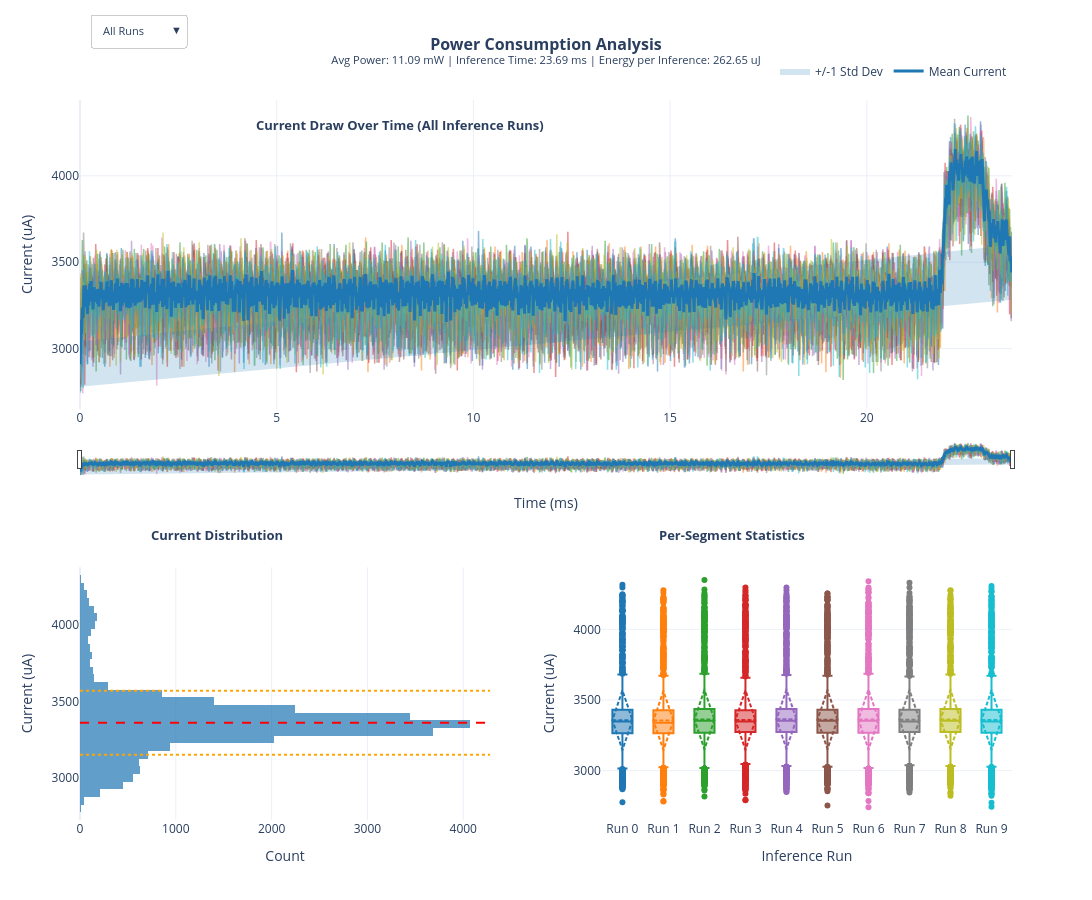

Notebook source saved alongside this figure:
### Markdown cell above
## Visualize Power Consumption plots

### Code cell
# The raw power samples come down as a zip -- unzip to get the CSV out.
import zipfile

with zipfile.ZipFile('power_samples.zip') as z:
    z.extract('ppk2_samples.csv')

# Visualize with the library's own power-analysis dashboard
# (requires pandas + plotly: pip install -e ".[viz]")
from mimaas.viz import plot_power_analysis

fig = plot_power_analysis('ppk2_samples.csv')
fig.show()

### Figure 1 — Plotly figure (JSON) as saved in the notebook; plotly's stock layout.template omitted (floating-point values rounded to 4 significant figures; data arrays with more than 128 entries replaced by an {"elided": "..."} marker saying what was removed)
{"data": [{"hovertemplate": "Run %{text}<br>Time: %{x:.2f} ms<br>Current: %{y:.1f} uA<extra></extra>", "line": {"color": "#1f77b4", "width": 1.5}, "mode": "lines", "name": "Run 0", "opacity": 0.5, "showlegend": false, "text": {"elided": "2369 str values"}, "type": "scatter", "visible": true, "x": {"elided": "2369 float values"}, "xaxis": "x", "y": {"elided": "2369 float values"}, "yaxis": "y"}, {"hovertemplate": "Run %{text}<br>Time: %{x:.2f} ms<br>Current: %{y:.1f} uA<extra></extra>", "line": {"color": "#ff7f0e", "width": 1.5}, "mode": "lines", "name": "Run 1", "opacity": 0.5, "showlegend": false, "text": {"elided": "2370 str values"}, "type": "scatter", "visible": true, "x": {"elided": "2370 float values"}, "xaxis": "x", "y": {"elided": "2370 float values"}, "yaxis": "y"}, {"hovertemplate": "Run %{text}<br>Time: %{x:.2f} ms<br>Current: %{y:.1f} uA<extra></extra>", "line": {"color": "#2ca02c", "width": 1.5}, "mode": "lines", "name": "Run 2", "opacity": 0.5, "showlegend": false, "text": {"elided": "2369 str values"}, "type": "scatter", "visible": true, "x": {"elided": "2369 float values"}, "xaxis": "x", "y": {"elided": "2369 float values"}, "yaxis": "y"}, {"hovertemplate": "Run %{text}<br>Time: %{x:.2f} ms<br>Current: %{y:.1f} uA<extra></extra>", "line": {"color": "#d62728", "width": 1.5}, "mode": "lines", "name": "Run 3", "opacity": 0.5, "showlegend": false, "text": {"elided": "2368 str values"}, "type": "scatter", "visible": true, "x": {"elided": "2368 float values"}, "xaxis": "x", "y": {"elided": "2368 float values"}, "yaxis": "y"}, {"hovertemplate": "Run %{text}<br>Time: %{x:.2f} ms<br>Current: %{y:.1f} uA<extra></extra>", "line": {"color": "#9467bd", "width": 1.5}, "mode": "lines", "name": "Run 4", "opacity": 0.5, "showlegend": false, "text": {"elided": "2368 str values"}, "type": "scatter", "visible": true, "x": {"elided": "2368 float values"}, "xaxis": "x", "y": {"elided": "2368 float values"}, "yaxis": "y"}, {"hovertemplate": "Run %{text}<br>Time: %{x:.2f} ms<br>Current: %{y:.1f} uA<extra></extra>", "line": {"color": "#8c564b", "width": 1.5}, "mode": "lines", "name": "Run 5", "opacity": 0.5, "showlegend": false, "text": {"elided": "2369 str values"}, "type": "scatter", "visible": true, "x": {"elided": "2369 float values"}, "xaxis": "x", "y": {"elided": "2369 float values"}, "yaxis": "y"}, {"hovertemplate": "Run %{text}<br>Time: %{x:.2f} ms<br>Current: %{y:.1f} uA<extra></extra>", "line": {"color": "#e377c2", "width": 1.5}, "mode": "lines", "name": "Run 6", "opacity": 0.5, "showlegend": false, "text": {"elided": "2368 str values"}, "type": "scatter", "visible": true, "x": {"elided": "2368 float values"}, "xaxis": "x", "y": {"elided": "2368 float values"}, "yaxis": "y"}, {"hovertemplate": "Run %{text}<br>Time: %{x:.2f} ms<br>Current: %{y:.1f} uA<extra></extra>", "line": {"color": "#7f7f7f", "width": 1.5}, "mode": "lines", "name": "Run 7", "opacity": 0.5, "showlegend": false, "text": {"elided": "2368 str values"}, "type": "scatter", "visible": true, "x": {"elided": "2368 float values"}, "xaxis": "x", "y": {"elided": "2368 float values"}, "yaxis": "y"}, {"hovertemplate": "Run %{text}<br>Time: %{x:.2f} ms<br>Current: %{y:.1f} uA<extra></extra>", "line": {"color": "#bcbd22", "width": 1.5}, "mode": "lines", "name": "Run 8", "opacity": 0.5, "showlegend": false, "text": {"elided": "2369 str values"}, "type": "scatter", "visible": true, "x": {"elided": "2369 float values"}, "xaxis": "x", "y": {"elided": "2369 float values"}, "yaxis": "y"}, {"hovertemplate": "Run %{text}<br>Time: %{x:.2f} ms<br>Current: %{y:.1f} uA<extra></extra>", "line": {"color": "#17becf", "width": 1.5}, "mode": "lines", "name": "Run 9", "opacity": 0.5, "showlegend": false, "text": {"elided": "2369 str values"}, "type": "scatter", "visible": true, "x": {"elided": "2369 float values"}, "xaxis": "x", "y": {"elided": "2369 float values"}, "yaxis": "y"}, {"fill": "toself", "fillcolor": "rgba(31, 119, 180, 0.2)", "hoverinfo": "skip", "line": {"color": "rgba(255,255,255,0)"}, "name": "+/-1 Std Dev", "showlegend": true, "type": "scatter", "visible": true, "x": {"elided": "4740 float values"}, "xaxis": "x", "y": {"elided": "4740 float values"}, "yaxis": "y"}, {"hovertemplate": "Time: %{x:.2f} ms<br>Mean: %{y:.1f} uA<extra></extra>", "line": {"color": "#1f77b4", "width": 3}, "mode": "lines", "name": "Mean Current", "showlegend": true, "type": "scatter", "visible": true, "x": {"elided": "2370 float values"}, "xaxis": "x", "y": {"elided": "2370 float values"}, "yaxis": "y"}, {"hovertemplate": "Current: %{y:.0f} uA<br>Count: %{x}<extra></extra>", "marker": {"color": "#1f77b4"}, "name": "Distribution", "nbinsy": 50, "opacity": 0.7, "showlegend": false, "type": "histogram", "xaxis": "x2", "y": {"elided": "23687 float values"}, "yaxis": "y2"}, {"boxmean": "sd", "hovertemplate": "Run %{x}<br>Current: %{y:.1f} uA<extra></extra>", "marker": {"color": "#1f77b4"}, "name": "Run 0", "showlegend": false, "type": "box", "xaxis": "x3", "y": {"elided": "2369 float values"}, "yaxis": "y3"}, {"boxmean": "sd", "hovertemplate": "Run %{x}<br>Current: %{y:.1f} uA<extra></extra>", "marker": {"color": "#ff7f0e"}, "name": "Run 1", "showlegend": false, "type": "box", "xaxis": "x3", "y": {"elided": "2370 float values"}, "yaxis": "y3"}, {"boxmean": "sd", "hovertemplate": "Run %{x}<br>Current: %{y:.1f} uA<extra></extra>", "marker": {"color": "#2ca02c"}, "name": "Run 2", "showlegend": false, "type": "box", "xaxis": "x3", "y": {"elided": "2369 float values"}, "yaxis": "y3"}, {"boxmean": "sd", "hovertemplate": "Run %{x}<br>Current: %{y:.1f} uA<extra></extra>", "marker": {"color": "#d62728"}, "name": "Run 3", "showlegend": false, "type": "box", "xaxis": "x3", "y": {"elided": "2368 float values"}, "yaxis": "y3"}, {"boxmean": "sd", "hovertemplate": "Run %{x}<br>Current: %{y:.1f} uA<extra></extra>", "marker": {"color": "#9467bd"}, "name": "Run 4", "showlegend": false, "type": "box", "xaxis": "x3", "y": {"elided": "2368 float values"}, "yaxis": "y3"}, {"boxmean": "sd", "hovertemplate": "Run %{x}<br>Current: %{y:.1f} uA<extra></extra>", "marker": {"color": "#8c564b"}, "name": "Run 5", "showlegend": false, "type": "box", "xaxis": "x3", "y": {"elided": "2369 float values"}, "yaxis": "y3"}, {"boxmean": "sd", "hovertemplate": "Run %{x}<br>Current: %{y:.1f} uA<extra></extra>", "marker": {"color": "#e377c2"}, "name": "Run 6", "showlegend": false, "type": "box", "xaxis": "x3", "y": {"elided": "2368 float values"}, "yaxis": "y3"}, {"boxmean": "sd", "hovertemplate": "Run %{x}<br>Current: %{y:.1f} uA<extra></extra>", "marker": {"color": "#7f7f7f"}, "name": "Run 7", "showlegend": false, "type": "box", "xaxis": "x3", "y": {"elided": "2368 float values"}, "yaxis": "y3"}, {"boxmean": "sd", "hovertemplate": "Run %{x}<br>Current: %{y:.1f} uA<extra></extra>", "marker": {"color": "#bcbd22"}, "name": "Run 8", "showlegend": false, "type": "box", "xaxis": "x3", "y": {"elided": "2369 float values"}, "yaxis": "y3"}, {"boxmean": "sd", "hovertemplate": "Run %{x}<br>Current: %{y:.1f} uA<extra></extra>", "marker": {"color": "#17becf"}, "name": "Run 9", "showlegend": false, "type": "box", "xaxis": "x3", "y": {"elided": "2369 float values"}, "yaxis": "y3"}], "layout": {"annotations": [{"font": {"size": 13}, "showarrow": false, "text": "<b>Current Draw Over Time (All Inference Runs)</b>", "x": 0.5, "xanchor": "right", "xref": "paper", "y": 0.95, "yanchor": "bottom", "yref": "paper"}, {"font": {"size": 13}, "showarrow": false, "text": "<b>Current Distribution</b>", "x": 0.22, "xanchor": "right", "xref": "paper", "y": 0.38, "yanchor": "bottom", "yref": "paper"}, {"font": {"size": 13}, "showarrow": false, "text": "<b>Per-Segment Statistics</b>", "x": 0.78, "xanchor": "right", "xref": "paper", "y": 0.38, "yanchor": "bottom", "yref": "paper"}], "height": 900, "hovermode": "x unified", "legend": {"orientation": "h", "x": 1, "xanchor": "right", "y": 1.02, "yanchor": "bottom"}, "shapes": [{"line": {"color": "red", "dash": "dash"}, "type": "line", "x0": 0, "x1": 1, "xref": "x2 domain", "y0": 3360.0, "y1": 3360.0, "yref": "y2"}, {"line": {"color": "orange", "dash": "dot"}, "type": "line", "x0": 0, "x1": 1, "xref": "x2 domain", "y0": 3569.0, "y1": 3569.0, "yref": "y2"}, {"line": {"color": "orange", "dash": "dot"}, "type": "line", "x0": 0, "x1": 1, "xref": "x2 domain", "y0": 3150.0, "y1": 3150.0, "yref": "y2"}], "title": {"font": {"size": 16}, "text": "<b>Power Consumption Analysis</b><br><sup>Avg Power: 11.09 mW | Inference Time: 23.69 ms | Energy per Inference: 262.65 uJ</sup>", "x": 0.5}, "updatemenus": [{"active": 0, "bgcolor": "white", "bordercolor": "#ccc", "buttons": [{"args": [{"visible": [true, true, true, true, true, true, true, true, true, true, true, true, true, true, true, true, true, true, true, true, true, true, true]}], "label": "All Runs", "method": "update"}, {"args": [{"visible": [true, false, false, false, false, false, false, false, false, false, true, true, true, true, false, false, false, false, false, false, false, false, false]}], "label": "Run 0", "method": "update"}, {"args": [{"visible": [false, true, false, false, false, false, false, false, false, false, true, true, true, false, true, false, false, false, false, false, false, false, false]}], "label": "Run 1", "method": "update"}, {"args": [{"visible": [false, false, true, false, false, false, false, false, false, false, true, true, true, false, false, true, false, false, false, false, false, false, false]}], "label": "Run 2", "method": "update"}, {"args": [{"visible": [false, false, false, true, false, false, false, false, false, false, true, true, true, false, false, false, true, false, false, false, false, false, false]}], "label": "Run 3", "method": "update"}, {"args": [{"visible": [false, false, false, false, true, false, false, false, false, false, true, true, true, false, false, false, false, true, false, false, false, false, false]}], "label": "Run 4", "method": "update"}, {"args": [{"visible": [false, false, false, false, false, true, false, false, false, false, true, true, true, false, false, false, false, false, true, false, false, false, false]}], "label": "Run 5", "method": "update"}, {"args": [{"visible": [false, false, false, false, false, false, true, false, false, false, true, true, true, false, false, false, false, false, false, true, false, false, false]}], "label": "Run 6", "method": "update"}, {"args": [{"visible": [false, false, false, false, false, false, false, true, false, false, true, true, true, false, false, false, false, false, false, false, true, false, false]}], "label": "Run 7", "method": "update"}, {"args": [{"visible": [false, false, false, false, false, false, false, false, true, false, true, true, true, false, false, false, false, false, false, false, false, true, false]}], "label": "Run 8", "method": "update"}, {"args": [{"visible": [false, false, false, false, false, false, false, false, false, true, true, true, true, false, false, false, false, false, false, false, false, false, true]}], "label": "Run 9", "method": "update"}, {"args": [{"visible": [false, false, false, false, false, false, false, false, false, false, true, true, true, true, true, true, true, true, true, true, true, true, true]}], "label": "Mean Only", "method": "update"}], "direction": "down", "font": {"size": 11}, "pad": {"l": 10, "r": 10}, "showactive": true, "x": 0, "xanchor": "left", "y": 1.12, "yanchor": "top"}], "width": 1100, "xaxis": {"anchor": "y", "domain": [0, 1], "rangeslider": {"thickness": 0.05, "visible": true}, "title": {"text": "Time (ms)"}}, "xaxis2": {"anchor": "y2", "domain": [0, 0.44], "title": {"text": "Count"}}, "xaxis3": {"anchor": "y3", "domain": [0.56, 1], "title": {"text": "Inference Run"}}, "yaxis": {"anchor": "x", "domain": [0.571, 1], "title": {"text": "Current (uA)"}}, "yaxis2": {"anchor": "x2", "domain": [0, 0.351], "title": {"text": "Current (uA)"}}, "yaxis3": {"anchor": "x3", "domain": [0, 0.351], "title": {"text": "Current (uA)"}}}}
